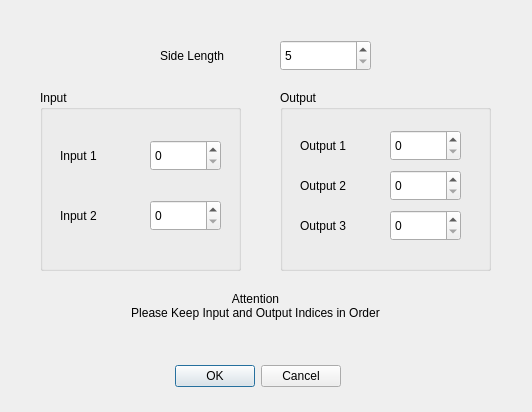
<?xml version="1.0" encoding="UTF-8"?>
<ui version="4.0">
 <class>PipeIOConfigDlg</class>
 <widget class="QDialog" name="PipeIOConfigDlg">
  <property name="geometry">
   <rect>
    <x>0</x>
    <y>0</y>
    <width>532</width>
    <height>412</height>
   </rect>
  </property>
  <property name="windowTitle">
   <string>Dialog</string>
  </property>
  <widget class="QDialogButtonBox" name="buttonBox">
   <property name="geometry">
    <rect>
     <x>0</x>
     <y>360</y>
     <width>341</width>
     <height>32</height>
    </rect>
   </property>
   <property name="orientation">
    <enum>Qt::Horizontal</enum>
   </property>
   <property name="standardButtons">
    <set>QDialogButtonBox::Cancel|QDialogButtonBox::Ok</set>
   </property>
  </widget>
  <widget class="QGroupBox" name="groupBoxInput">
   <property name="geometry">
    <rect>
     <x>40</x>
     <y>90</y>
     <width>201</width>
     <height>181</height>
    </rect>
   </property>
   <property name="title">
    <string>Input</string>
   </property>
   <widget class="QSpinBox" name="spinBoxIn1">
    <property name="geometry">
     <rect>
      <x>110</x>
      <y>50</y>
      <width>71</width>
      <height>31</height>
     </rect>
    </property>
    <property name="maximum">
     <number>7</number>
    </property>
   </widget>
   <widget class="QLabel" name="labelIn1">
    <property name="geometry">
     <rect>
      <x>20</x>
      <y>50</y>
      <width>81</width>
      <height>31</height>
     </rect>
    </property>
    <property name="text">
     <string>Input 1</string>
    </property>
   </widget>
   <widget class="QLabel" name="labelIn2">
    <property name="geometry">
     <rect>
      <x>20</x>
      <y>110</y>
      <width>81</width>
      <height>31</height>
     </rect>
    </property>
    <property name="text">
     <string>Input 2</string>
    </property>
   </widget>
   <widget class="QSpinBox" name="spinBoxIn2">
    <property name="geometry">
     <rect>
      <x>110</x>
      <y>110</y>
      <width>71</width>
      <height>31</height>
     </rect>
    </property>
    <property name="maximum">
     <number>7</number>
    </property>
   </widget>
  </widget>
  <widget class="QGroupBox" name="groupBoxOutput">
   <property name="geometry">
    <rect>
     <x>280</x>
     <y>90</y>
     <width>211</width>
     <height>181</height>
    </rect>
   </property>
   <property name="title">
    <string>Output</string>
   </property>
   <widget class="QLabel" name="labelOut1">
    <property name="geometry">
     <rect>
      <x>20</x>
      <y>40</y>
      <width>81</width>
      <height>31</height>
     </rect>
    </property>
    <property name="text">
     <string>Output 1</string>
    </property>
   </widget>
   <widget class="QLabel" name="labelOut2">
    <property name="geometry">
     <rect>
      <x>20</x>
      <y>80</y>
      <width>81</width>
      <height>31</height>
     </rect>
    </property>
    <property name="text">
     <string>Output 2</string>
    </property>
   </widget>
   <widget class="QLabel" name="labelOut3">
    <property name="geometry">
     <rect>
      <x>20</x>
      <y>120</y>
      <width>81</width>
      <height>31</height>
     </rect>
    </property>
    <property name="text">
     <string>Output 3</string>
    </property>
   </widget>
   <widget class="QSpinBox" name="spinBoxOut1">
    <property name="geometry">
     <rect>
      <x>110</x>
      <y>40</y>
      <width>71</width>
      <height>31</height>
     </rect>
    </property>
    <property name="maximum">
     <number>7</number>
    </property>
   </widget>
   <widget class="QSpinBox" name="spinBoxOut2">
    <property name="geometry">
     <rect>
      <x>110</x>
      <y>80</y>
      <width>71</width>
      <height>31</height>
     </rect>
    </property>
    <property name="maximum">
     <number>7</number>
    </property>
   </widget>
   <widget class="QSpinBox" name="spinBoxOut3">
    <property name="geometry">
     <rect>
      <x>110</x>
      <y>120</y>
      <width>71</width>
      <height>31</height>
     </rect>
    </property>
    <property name="maximum">
     <number>7</number>
    </property>
   </widget>
  </widget>
  <widget class="QSpinBox" name="spinBoxSideLength">
   <property name="geometry">
    <rect>
     <x>280</x>
     <y>40</y>
     <width>91</width>
     <height>31</height>
    </rect>
   </property>
   <property name="minimum">
    <number>5</number>
   </property>
   <property name="maximum">
    <number>8</number>
   </property>
  </widget>
  <widget class="QLabel" name="labelSideLength">
   <property name="geometry">
    <rect>
     <x>160</x>
     <y>40</y>
     <width>111</width>
     <height>31</height>
    </rect>
   </property>
   <property name="text">
    <string>Side Length</string>
   </property>
  </widget>
  <widget class="QLabel" name="label">
   <property name="geometry">
    <rect>
     <x>40</x>
     <y>270</y>
     <width>431</width>
     <height>71</height>
    </rect>
   </property>
   <property name="text">
    <string>Attention
Please Keep Input and Output Indices in Order</string>
   </property>
   <property name="alignment">
    <set>Qt::AlignCenter</set>
   </property>
  </widget>
 </widget>
 <resources/>
 <connections>
  <connection>
   <sender>buttonBox</sender>
   <signal>accepted()</signal>
   <receiver>PipeIOConfigDlg</receiver>
   <slot>accept()</slot>
   <hints>
    <hint type="sourcelabel">
     <x>248</x>
     <y>254</y>
    </hint>
    <hint type="destinationlabel">
     <x>157</x>
     <y>274</y>
    </hint>
   </hints>
  </connection>
  <connection>
   <sender>buttonBox</sender>
   <signal>rejected()</signal>
   <receiver>PipeIOConfigDlg</receiver>
   <slot>reject()</slot>
   <hints>
    <hint type="sourcelabel">
     <x>316</x>
     <y>260</y>
    </hint>
    <hint type="destinationlabel">
     <x>286</x>
     <y>274</y>
    </hint>
   </hints>
  </connection>
 </connections>
</ui>
